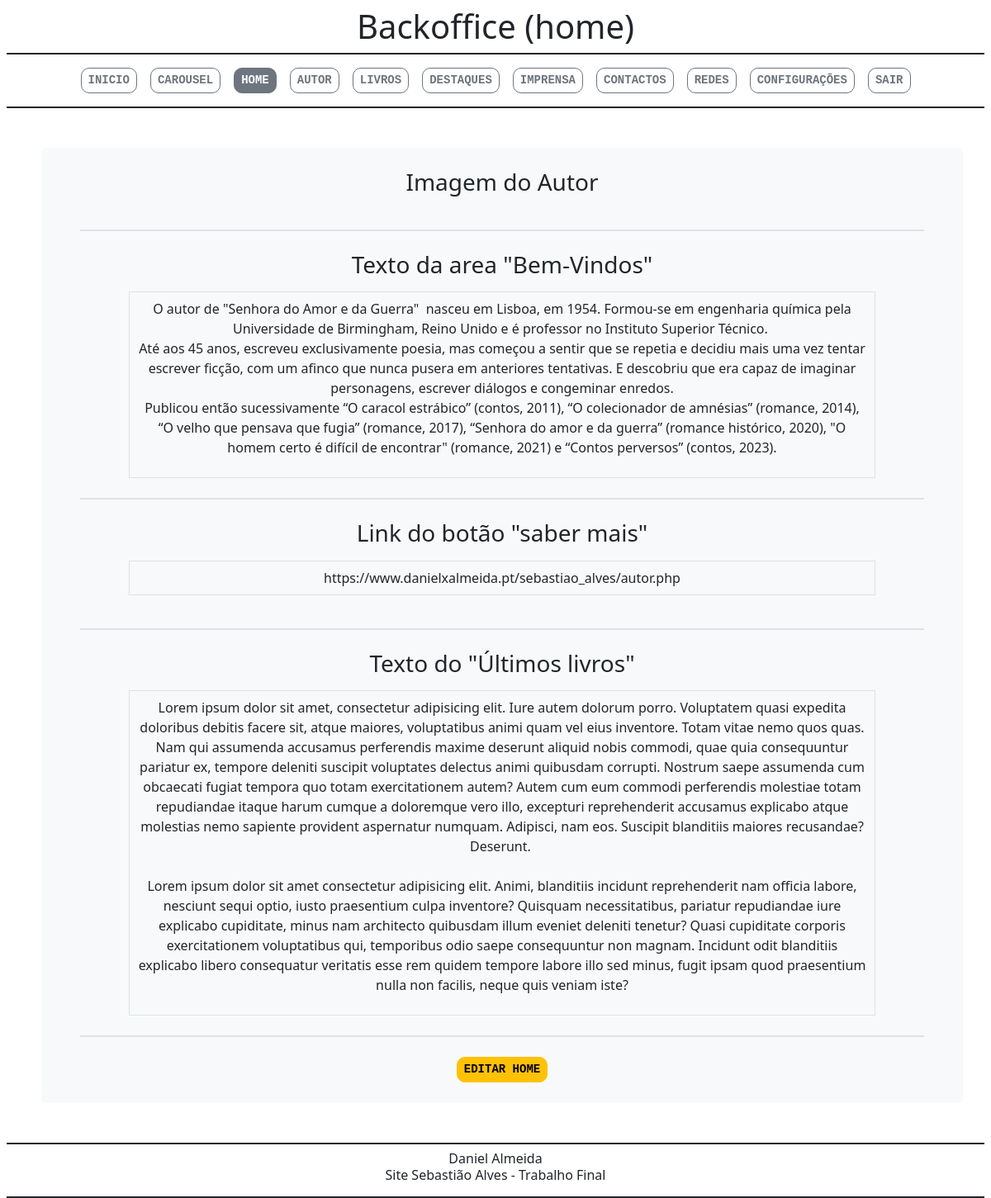
The app's page /sebastiao_alves/backoffice/home.php (signed in) with its own data.
### tables this page shows
CREATE TABLE `home` (
  `id` int(11) NOT NULL,
  `imagem` varchar(1000) NOT NULL,
  `textobemvindo` longtext NOT NULL,
  `link` varchar(1000) NOT NULL,
  `texto_livros` longtext NOT NULL,
  `ultima_edicao` varchar(500) NOT NULL
);

### sebastiao_alves/backoffice/home.php (called while the page is built, shortened)
<?php
$paginamain="home";
require("componentes/headerbackoffice.php");
require("mains/main$paginamain.php");
require("componentes/footerbackoffice.php");
?>

### sebastiao_alves/helpers/funcoes.php (called while the page is built, shortened)
<?php
require_once("base_dados.php");
function selectSQLUnico($sql){
    global $pdo;
    $consulta=$pdo->query($sql);
    $resultado=$consulta->fetch(PDO::FETCH_ASSOC);
    return $resultado;
}
?>

### sebastiao_alves/helpers/home_helper.php (called while the page is built, shortened)
<?php
function getTextoUltimosLivrosHome(){
    $r=selectSQLUnico("SELECT texto_livros FROM home WHERE id=1");
    return $r["texto_livros"];
}
function getTextoAutorHome(){
    $r=selectSQLUnico("SELECT textobemvindo FROM home WHERE id=1");
    return $r["textobemvindo"];
}
function getLinkHome(){
    $r=selectSQLUnico("SELECT link FROM home WHERE id=1");
    return $r["link"];
}
?>

### sebastiao_alves/backoffice/mains/mainhome.php (the view, shortened to what this page needs)
<main class="container my-5">
    <div class="row w-100 mx-2 bg-body-tertiary border border-1 border-light rounded-2 d-flex justify-content-center">
        <div class="col-4 my-4 d-flex flex-column gap-2">
            <h3>Imagem do Autor</h3>
        </div>
        <div class="col-11 border border-tertiary"></div>
        <div class="col-10 my-4 d-flex flex-column gap-2">
            <h3>Texto da area "Bem-Vindos"</h3>
            <span class="p-2 border border-1">
                <?= getTextoAutorHome(); ?>
            </span>
        </div>
        <div class="col-11 border border-tertiary"></div>
        <div class="col-10 my-4 d-flex flex-column gap-2">
            <h3>Link do botão "saber mais"</h3>
            <p class="p-2 border border-1">
                <?= getLinkHome(); ?>
            </p>
        </div>
        <div class="col-11 border border-tertiary"></div>
        <div class="col-10 my-4 d-flex flex-column gap-2">
            <h3>Texto do "Últimos livros"</h3>
            <span class="p-2 border border-1">
                <?= getTextoUltimosLivrosHome(); ?>
            </span>
        </div>
        <div class="col-11 border border-tertiary"></div>
        <div class="col-10 my-4">
            <a class="nav-link" aria-current="page" href="">
                <form action="home_edit.php">
                    <button class="btn btn-warning btn-sm">EDITAR HOME</button>
                </form>
            </a>
        </div>
    </div>
</main>

### sebastiao_alves/backoffice/estilos/estilobackoffice.css (style rules this page uses)
html { scroll-behavior: smooth; }
body { min-height: 100vh; min-width: 992px; }
.nav-link button { text-transform: uppercase; font-weight: bold; border-radius: 10px; font-family: monospace; }

### records on screen
home: textobemvindo "O autor de \"Senhora do Amor e da Guerra\" nasceu em Lisboa, em 1954. Formou-se em engenharia química pela Universidade de Birmingham, Reino Unido e é professor no Instituto Superior Técnico. Até aos 45 anos, escreveu exclusivamente poesia, mas começou a sentir que se repetia e decidiu mais uma vez tentar escrever ficção, com um afinco que nunca pusera em anteriores tentativas. E descobriu que era capaz de imaginar personagens, escrever diálogos e congeminar enredos. Publicou então sucessivamente “O caracol estrábico” (contos, 2011), “O colecionador de amnésias” (romance, 2014), “O velho que pensava que fugia” (romance, 2017), “Senhora do amor e da guerra” (romance histórico, 2020), \"O homem…", link "https://www.danielxalmeida.pt/sebastiao_alves/autor.php", texto_livros "Lorem ipsum dolor sit amet, consectetur adipisicing elit. Iure autem dolorum porro. Voluptatem quasi expedita doloribus debitis facere sit, atque maiores, voluptatibus animi quam vel eius inventore. Totam vitae nemo quos quas. Nam qui assumenda accusamus perferendis maxime deserunt aliquid nobis commodi, quae quia consequuntur pariatur ex, tempore deleniti suscipit voluptates delectus animi quibusdam corrupti. Nostrum saepe assumenda cum obcaecati fugiat tempora quo totam exercitationem autem? Autem cum eum commodi perferendis molestiae totam repudiandae itaque harum cumque a doloremque vero illo, excepturi reprehenderit accusamus explicabo atque molestias nemo sapiente provident aspernatur…"

### other values on screen
$paginamain "home"
